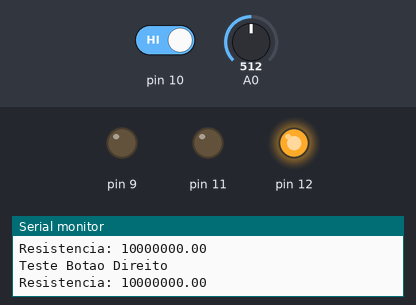
Simulated run of this sketch. Board: Arduino Uno, built with avr-gcc and run on an emulated ATmega328P. Parts: output pins drawn as LEDs (lit = HIGH), the last lines printed to the serial monitor. The inputs (shaded band) are chosen by the test bench; at power-on: pin 10 HIGH, A0 = 512.

Above: at 4.8 s.
4.9 s: pin 10 driven LOW
At 9.0 s:
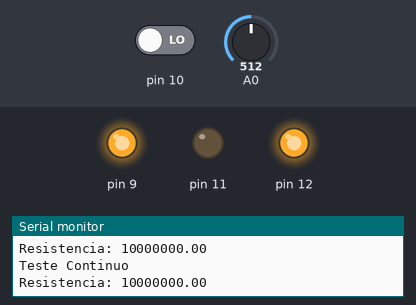
9.5 s: pin 10 driven HIGH
At 11.9 s:
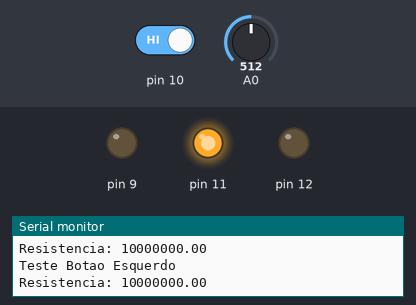
Timing chart, 0 to 24.8 s (numbered marks = the images above; inputs shaded):
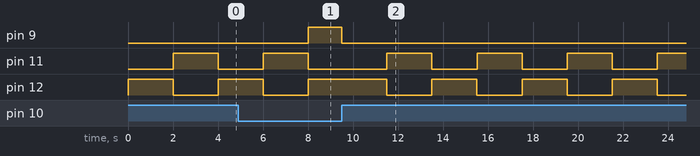

The sketch:

Ohmmeter.ino
```cpp
//Variáveis
float Leitura = 0;
int Delay = 2000;

float calcDivisorTensao(int PinoLeitura)
{
  int raw = 0;
  int Vin = 5;
  float rReferencia = 10000000;
  float Vout = 0;
  float buffer = 0;

  raw = analogRead(PinoLeitura);
  if (raw)
  {
    //Cálculo Circuito divisor de tensão
    buffer = raw * Vin;
    Vout = (buffer) / 1024.0;
    buffer = (Vin / Vout) - 1;
    return rReferencia * buffer;
  }
}

void setup()
{
  pinMode(9, OUTPUT);
  pinMode(10, INPUT);
  pinMode(11, OUTPUT);
  pinMode(12, OUTPUT);
  Serial.begin(9600);
}

void loop()
{
  digitalWrite(11, LOW);
  //Verifica se o botão do teste foi pressionado
  if (digitalRead(10) == LOW)
  {
    //Ligar 5V na saída D12
    digitalWrite(12, HIGH);
    digitalWrite(9, HIGH);
    delay(500);

    //Leitura da Resistência na saída A0
    Leitura = calcDivisorTensao(0);
    Serial.println("Teste Continuo");
    Serial.print("Resistencia: ");
    Serial.println(Leitura);
  }
  else
  {
    //Leitura da Resistência na saída A1 pé esquerdo
    //Ligar 5V na saída D12
    digitalWrite(9, LOW);
    digitalWrite(12, HIGH);
    delay(Delay);
    Leitura = calcDivisorTensao(0);
    digitalWrite(12, LOW);
    Serial.println("Teste Botao Esquerdo");
    Serial.print("Resistencia: ");
    Serial.println(Leitura);

    //Leitura da Resistência na saída A1 pé direito
    //Ligar 5V na saída D11
    digitalWrite(11, HIGH);
    delay(Delay);
    Leitura = calcDivisorTensao(0);
    digitalWrite(11, LOW);
    Serial.println("Teste Botao Direito");
    Serial.print("Resistencia: ");
    Serial.println(Leitura);
  }
}
```

Measured:
- after the input at 4.9 s, pin 9: LOW → HIGH after 3.1 s
- after the input at 9.5 s, pin 9: HIGH → LOW at once; pin 11, pin 12: alternates HIGH for 2.0 s and LOW for 2.0 s, starting after 2.0 s
